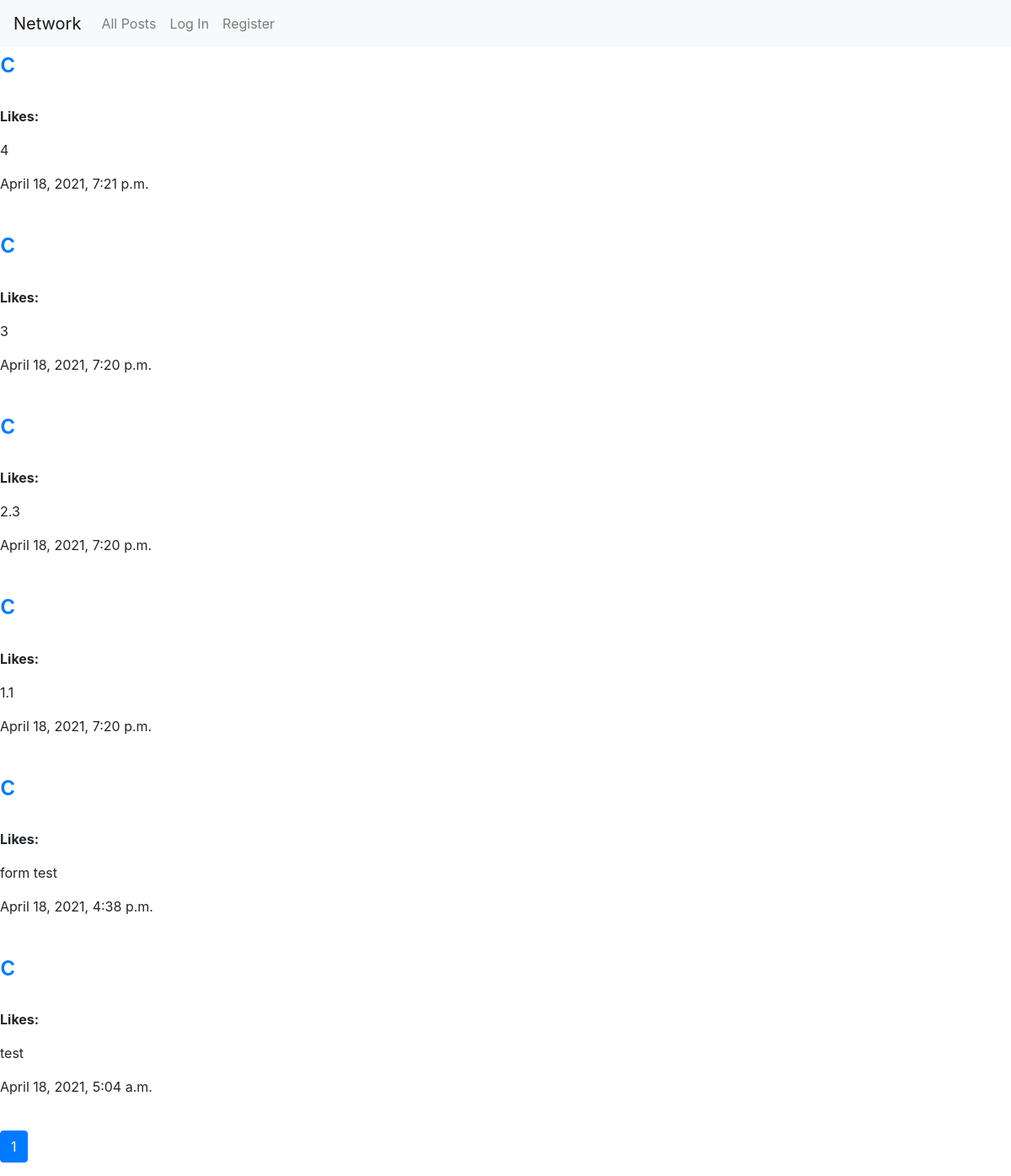
The app's page /, older data.
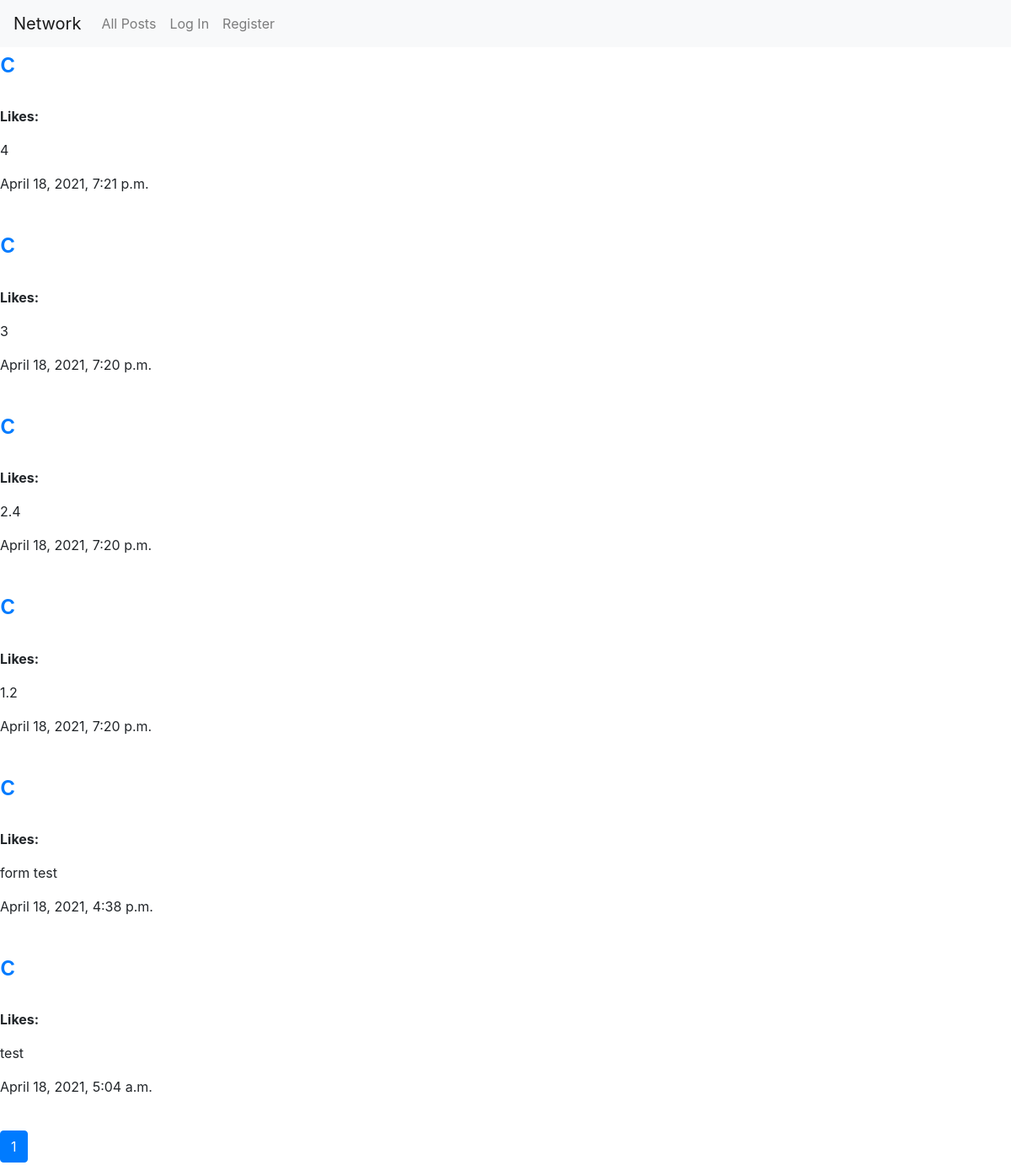
The same page, newer data.
### network/models.py (models this page shows, shortened)
class Post(models.Model):
    poster = models.ForeignKey(
        "User",
        on_delete=models.PROTECT,
        related_name="post"
    )
    content = models.TextField(blank=False)
    timestamp = models.DateTimeField(auto_now_add=True)
    liked_by = models.ManyToManyField(
        User,
        blank=True,
        related_name="liked_post"
    )

class User(AbstractUser):
    def __str__(self):
        return self.username

### network/views.py (the view)
# urls.py: path("", views.index, name="index"),
def index(request):
    posts = Post.objects.order_by("-timestamp").all()
    return render_with_pagination(request, posts)

### network/views.py (called while the page is built)
def render_with_pagination(request, posts):
    page_number = request.GET.get('page', 1)
    paginator = Paginator(posts, 10)
    page = paginator.page(page_number)
    return render(request, "network/index.html", {
        "page": page
    })

### network/templates/network/index.html (shortened to what this page needs)
{% extends "network/layout.html" %}
{% load static %}
{% block body %}
    {% for post in page %}
        <div>
            <h2><a href="#">{{ post.poster }}</a></h2>
            <br><strong>Likes: </strong><p class="like_counter" data-post="{{ post.id }}"></p>
            <p class="content" data-post="{{ post.id }}">{{ post.content }}</p>
            <p class="timestamp">{{ post.timestamp }}</p>
        </div><br>
    {% endfor %}
    <nav aria-label="...">
        <ul class="pagination">
            <li class="page-item active" aria-current="page">
                <a class="page-link" href="#">{{ page.number }}<span class="sr-only">(current)</span></a>
            </li>
        </ul>
    </nav>
{% endblock %}

### network/templates/network/layout.html (shortened to what this page needs)
{% load static %}
<!DOCTYPE html>
<html lang="en">
    <head>
        <link rel="stylesheet" href="https://stackpath.bootstrapcdn.com/bootstrap/4.4.1/css/bootstrap.min.css">
        <link href="{% static 'network/styles.css' %}" rel="stylesheet">
    </head>
    <body>
        <nav class="navbar navbar-expand-lg navbar-light bg-light">
            <a class="navbar-brand" href="#">Network</a>
            <div>
              <ul class="navbar-nav mr-auto">
                <li class="nav-item">
                  <a class="nav-link" href="{% url 'index' %}">All Posts</a>
                </li>
                {% if user.is_authenticated %}
                    <li class="nav-item">
                        <a class="nav-link" href="{% url 'new-post' %}">New Post</a>
                    </li>
                    <li class="nav-item">
                        <a class="nav-link" href="#">Following</a>
                    </li>
                    <li class="nav-item">
                        <a class="nav-link" href="{% url 'logout' %}">Log Out</a>
                    </li>
                {% else %}
                    <li class="nav-item">
                        <a class="nav-link" href="{% url 'login' %}">Log In</a>
                    </li>
                    <li class="nav-item">
                        <a class="nav-link" href="{% url 'register' %}">Register</a>
                    </li>
                {% endif %}
              </ul>
            </div>
          </nav>
        <div class="body">
            {% block body %}
            {% endblock %}
        </div>
    </body>
</html>

Row changes from the older to the newer data that the page shows:
changed Post (number 3 of 6 on the later page): content "2.3" → "2.4"
changed Post (number 4 of 6 on the later page): content "1.1" → "1.2"
